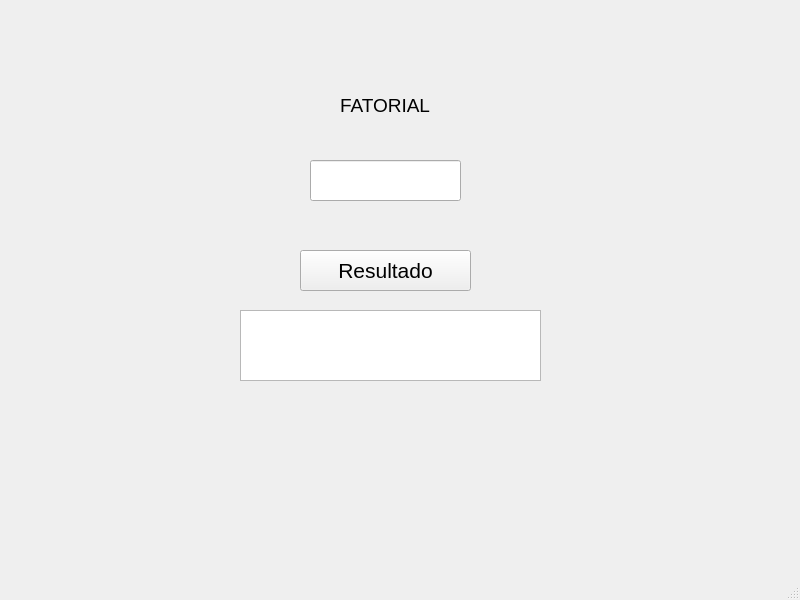
<?xml version="1.0" encoding="UTF-8"?>
<ui version="4.0">
 <class>MainWindow</class>
 <widget class="QMainWindow" name="MainWindow">
  <property name="geometry">
   <rect>
    <x>0</x>
    <y>0</y>
    <width>800</width>
    <height>600</height>
   </rect>
  </property>
  <property name="windowTitle">
   <string>MainWindow</string>
  </property>
  <widget class="QWidget" name="centralwidget">
   <widget class="QLabel" name="label">
    <property name="geometry">
     <rect>
      <x>-90</x>
      <y>-10</y>
      <width>901</width>
      <height>661</height>
     </rect>
    </property>
    <property name="text">
     <string/>
    </property>
    <property name="pixmap">
     <pixmap>../../../Downloads/pedrin.jpg</pixmap>
    </property>
    <property name="scaledContents">
     <bool>false</bool>
    </property>
   </widget>
   <widget class="QLabel" name="label_2">
    <property name="geometry">
     <rect>
      <x>340</x>
      <y>90</y>
      <width>181</width>
      <height>31</height>
     </rect>
    </property>
    <property name="font">
     <font>
      <pointsize>14</pointsize>
     </font>
    </property>
    <property name="text">
     <string>FATORIAL</string>
    </property>
   </widget>
   <widget class="QLineEdit" name="lineEditnum1">
    <property name="geometry">
     <rect>
      <x>310</x>
      <y>160</y>
      <width>151</width>
      <height>41</height>
     </rect>
    </property>
   </widget>
   <widget class="QPushButton" name="pushButton">
    <property name="geometry">
     <rect>
      <x>300</x>
      <y>250</y>
      <width>171</width>
      <height>41</height>
     </rect>
    </property>
    <property name="font">
     <font>
      <pointsize>16</pointsize>
     </font>
    </property>
    <property name="text">
     <string>Resultado</string>
    </property>
   </widget>
   <widget class="QTextEdit" name="textEdit">
    <property name="geometry">
     <rect>
      <x>240</x>
      <y>310</y>
      <width>301</width>
      <height>71</height>
     </rect>
    </property>
   </widget>
  </widget>
  <widget class="QMenuBar" name="menubar">
   <property name="geometry">
    <rect>
     <x>0</x>
     <y>0</y>
     <width>800</width>
     <height>21</height>
    </rect>
   </property>
  </widget>
  <widget class="QStatusBar" name="statusbar"/>
 </widget>
 <resources/>
 <connections/>
</ui>
